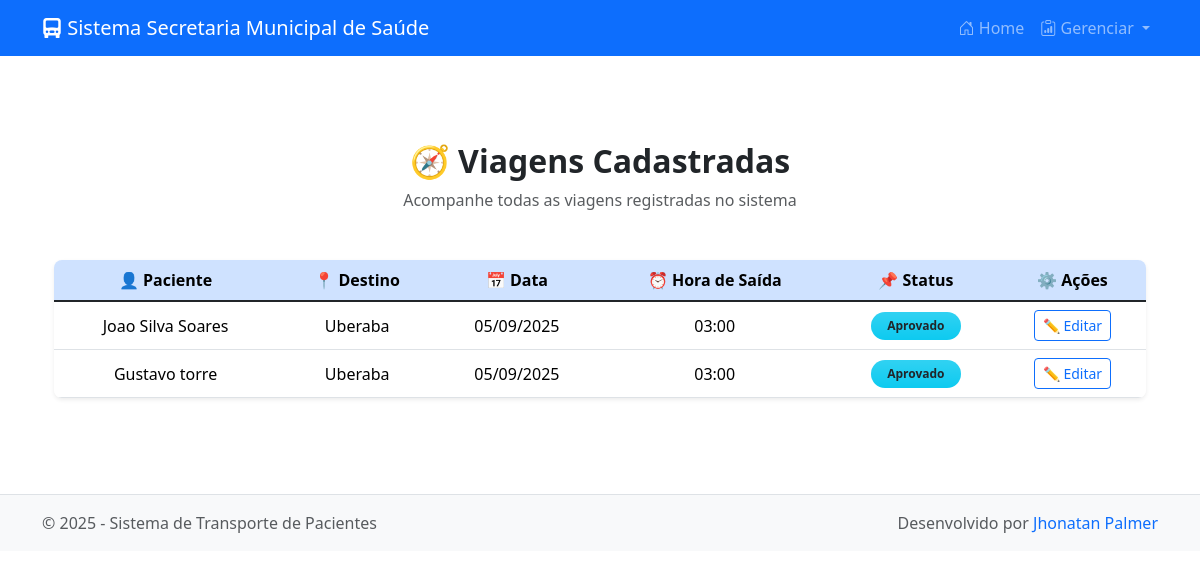
Before: / with the older database file.
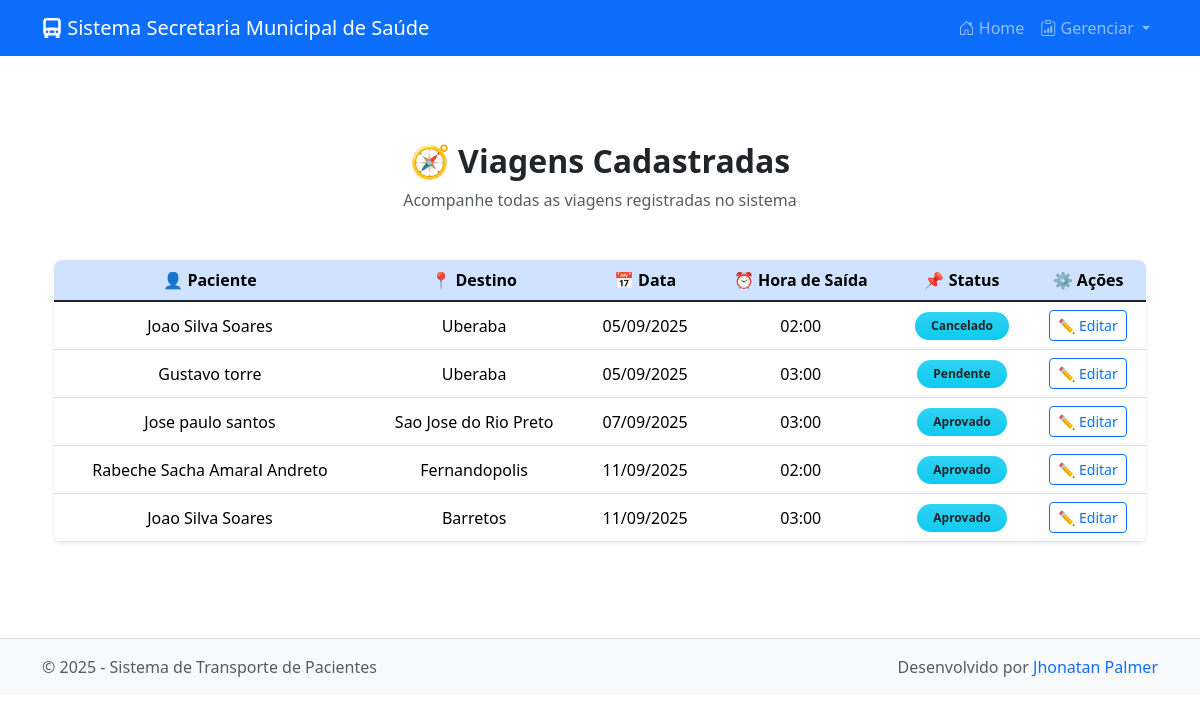
After: the same page with the newer database file.
### viagens/models.py (models this page shows, shortened)
class Viagem(models.Model):
    TIPOS_TRANSPORTE = [
        ("oficial", "Veículo Oficial"),
        ("onibus", "Ônibus"),
        ("carro_proprio", "Carro Próprio"),
    ]
    STATUS = [
        ("pendente", "Pendente"),
        ("aprovado", "Aprovado"),
        ("cancelado", "Cancelado"),
    ]
    horario_saida = [
    (time(2, 0), '02:00'),
    (time(3, 0), '03:00'),
]
    cidade_destino = [
        ('Uberaba', 'Uberaba'),
        ('Fernandopolis', 'Fernandopolis'),
        ('Sao Jose do Rio Preto', 'Sao Jose do Rio Preto'),
        ('Barretos', 'Barretos'),
    ]
    paciente = models.ForeignKey(Paciente, on_delete=models.CASCADE)
    destino = models.CharField(max_length=200, choices=cidade_destino)
    data_viagem = models.DateField()
    hora_saida = models.TimeField(choices=horario_saida, null=True, blank=True)
    veiculo = models.ForeignKey(Veiculo, on_delete=models.SET_NULL, null=True, blank=True)
    tipo_transporte = models.CharField(max_length=30, choices=TIPOS_TRANSPORTE)
    status = models.CharField(max_length=20, choices=STATUS, default="pendente")
    observacoes = models.TextField(blank=True)

### pacientes/models.py (models this page shows)
class Paciente(models.Model):
    nome = models.CharField(max_length=150)
    cpf = models.CharField(max_length=11, blank=True, null=True)
    cns = models.CharField(max_length=15, blank=True, null=True)
    data_nascimento = models.DateField()
    endereco = models.TextField(max_length=30)
    telefone = models.CharField(max_length=20, blank=True)
    def __str__(self):
        return self.nome

### viagens/views.py (the view)
# urls.py: path('', ViagemListView.as_view(), name='viagem-list'),
class ViagemListView(ListView):
    model = Viagem
    template_name = 'viagens/viagem_list.html'
    context_object_name = 'viagens'

### viagens/templates/viagens/viagem_list.html (shortened to what this page needs)
{% extends 'base.html' %}
{% block content %}
<div class="container py-5">
    <div class="text-center mb-5">
        <h2 class="fw-bold">🧭 Viagens Cadastradas</h2>
        <p class="text-muted">Acompanhe todas as viagens registradas no sistema</p>
    </div>
    {% if viagens %}
        <div class="table-responsive shadow-sm rounded-3 overflow-hidden">
            <table class="table table-hover align-middle mb-0">
                <thead class="table-primary text-center">
                    <tr>
                        <th scope="col">👤 Paciente</th>
                        <th scope="col">📍 Destino</th>
                        <th scope="col">📅 Data</th>
                        <th scope="col">⏰ Hora de Saída</th>
                        <th scope="col">📌 Status</th>
                        <th scope="col">⚙️ Ações</th>
                    </tr>
                </thead>
                <tbody class="table-group-divider text-center">
                    {% for viagem in viagens %}
                        <tr>
                            <td>{{ viagem.paciente }}</td>
                            <td>{{ viagem.destino }}</td>
                            <td>{{ viagem.data_viagem|date:"d/m/Y" }}</td>
                            <td>{{ viagem.hora_saida|time:"H:i" }}</td>
                            <td>
                                <span class="badge bg-gradient bg-info text-dark px-3 py-2 rounded-pill">
                                    {{ viagem.get_status_display }}
                                </span>
                            </td>
                            <td>
                                <a href="{% url 'viagem-edit' viagem.pk %}" class="btn btn-sm btn-outline-primary">
                                    ✏️ Editar
                                </a>
                            </td>
                        </tr>
                    {% endfor %}
                </tbody>
            </table>
        </div>
    {% else %}
        <div class="alert alert-warning text-center mt-4 shadow-sm" role="alert">
            <i class="bi bi-exclamation-triangle-fill me-2"></i> Nenhuma viagem cadastrada no momento.
        </div>
    {% endif %}
</div>
{% endblock %}

### secretaria_it/templates/base.html (shortened to what this page needs)
<!DOCTYPE html>
<html lang="pt-br">
<head>
    <link href="https://cdn.jsdelivr.net/npm/bootstrap@5.3.2/dist/css/bootstrap.min.css" rel="stylesheet" />
    <link href="https://cdn.jsdelivr.net/npm/bootstrap-icons@1.10.5/font/bootstrap-icons.css" rel="stylesheet" />
</head>
<body>
    <nav class="navbar navbar-expand-lg navbar-dark bg-primary fixed-top">
        <div class="container">
            <a class="navbar-brand" href="{% url 'viagem-list' %}">
                <i class="bi bi-truck-front-fill"></i> Sistema Secretaria Municipal de Saúde
            </a>
            <div class="collapse navbar-collapse" id="navbarNav">
                <ul class="navbar-nav ms-auto">
                    <li class="nav-item">
                        <a class="nav-link" href="{% url 'viagem-list' %}">
                            <i class="bi bi-house-door"></i> Home
                        </a>
                    </li>
                    <li class="nav-item dropdown">
                        <a class="nav-link dropdown-toggle" href="#" id="navDropdown" role="button" data-bs-toggle="dropdown" aria-expanded="false">
                            <i class="bi bi-clipboard-data"></i> Gerenciar
                        </a>
                    </li>
                </ul>
            </div>
        </div>
    </nav>
    <main class="container mt-4">
        {% block content %}{% endblock %}
    </main>
    <footer>
        <div class="container">
            <div class="row text-muted">
                <div class="col-md-6 text-md-start mb-2 mb-md-0">
                    &copy; {{ year|default:"2025" }} - Sistema de Transporte de Pacientes
                </div>
                <div class="col-md-6 text-md-end">
                    Desenvolvido por <a href="https://www.instagram.com/jhonatan.babu/" target="_blank" class="text-decoration-none">Jhonatan Palmer</a>
                </div>
            </div>
        </div>
    </footer>
</body>
</html>

### secretaria_it/templates/base.html (style rules this page uses)
body { padding-top: 70px; }
footer { background-color: #f8f9fa; padding: 1rem 0; text-align: center; margin-top: 3rem; border-top: 1px solid #dee2e6; }

Changed rows visible on the page:
changed Viagem: hora_saida "03:00" → "02:00"; status "Aprovado" → "Cancelado"
changed Viagem "Gustavo torre": status "Aprovado" → "Pendente"
added Viagem: paciente "Jose paulo santos", destino "Sao Jose do Rio Preto", data_viagem "07/09/2025", hora_saida "03:00", status "Aprovado"
added Viagem: paciente "Rabeche Sacha Amaral Andreto", destino "Fernandopolis", data_viagem "11/09/2025", hora_saida "02:00", status "Aprovado"
added Viagem: paciente "Joao Silva Soares", destino "Barretos", data_viagem "11/09/2025", hora_saida "03:00", status "Aprovado"
